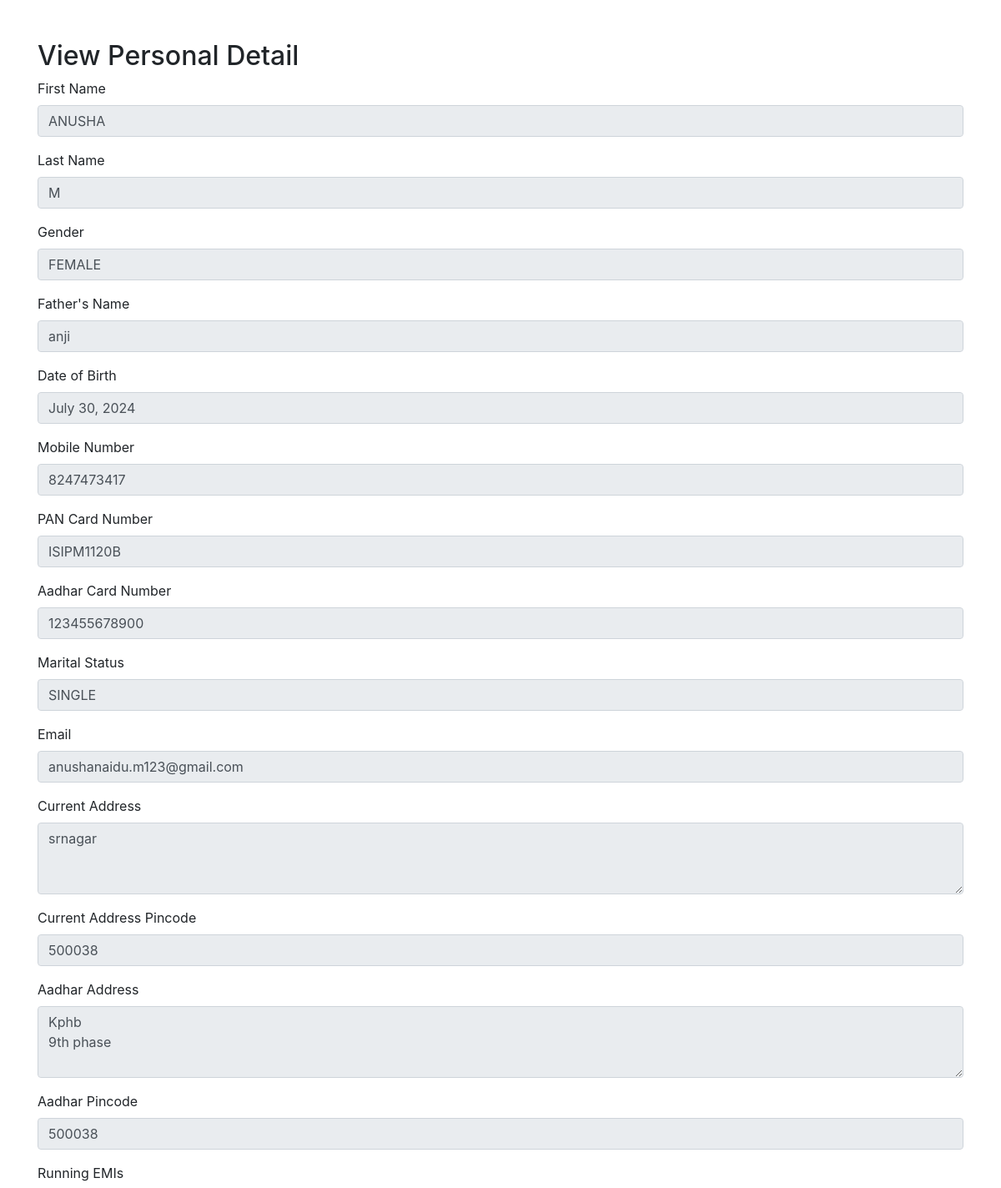
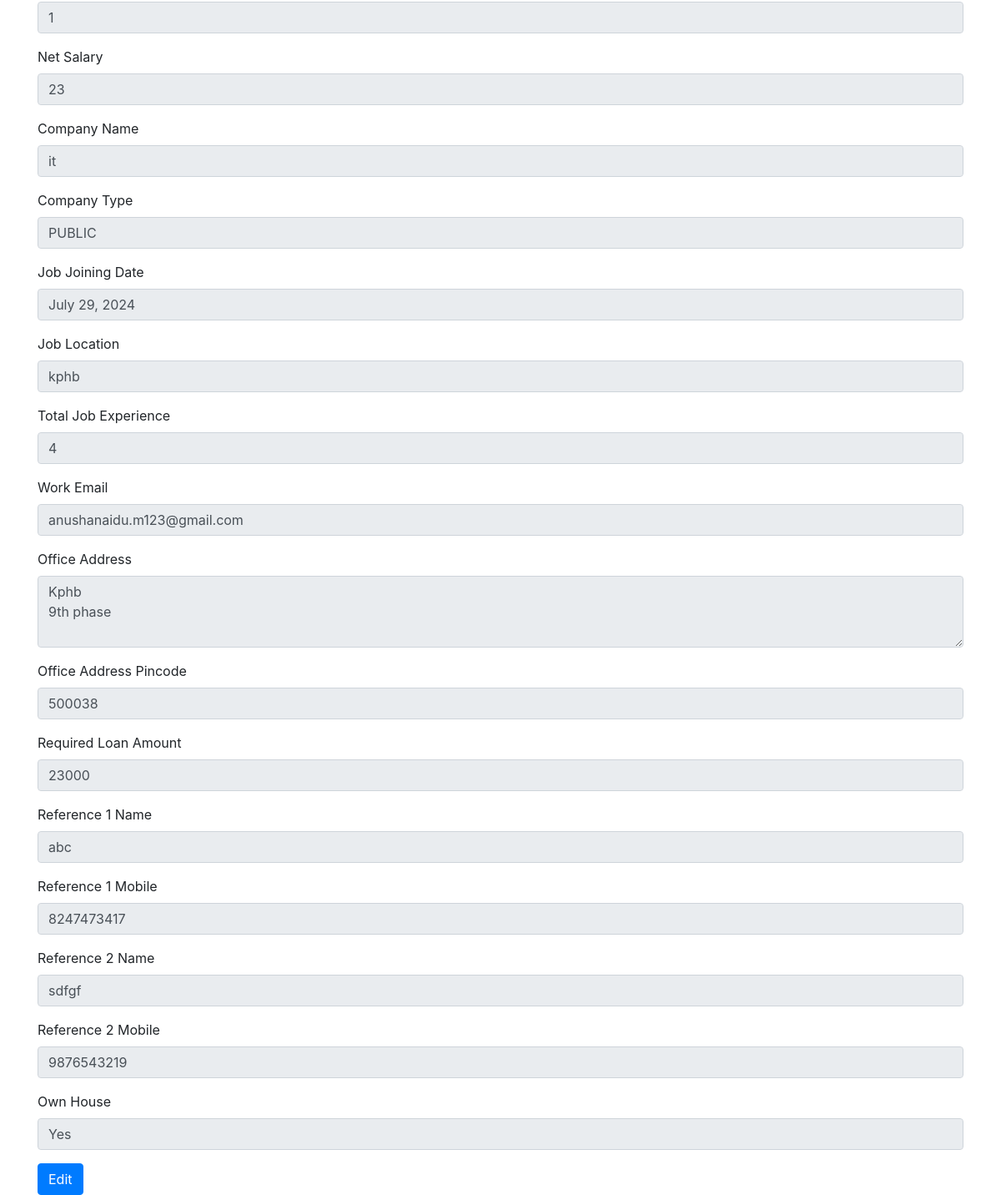
/pl/personal/1/view/, run on the app's committed database (2 pictures, top to bottom).
### ravi/models.py (models this page shows, shortened)
class PersonalDetail(models.Model):
    GENDER_CHOICES = [
        ('FEMALE', 'Female'),
        ('MALE', 'Male'),
        ('OTHER', 'Other'),
    ]
    MARITAL_STATUS_CHOICES = [
        ('SINGLE', 'Single'),
        ('MARRIED', 'Married'),
    ]
    COMPANY_TYPE_CHOICES = [
        ('PUBLIC', 'Public'),
        ('PRIVATE', 'Private'),
        ('GOVERNMENT', 'Government'),
        ('SELF_EMPLOYED', 'Self-employed'),
        ('OTHER', 'Other'),
    ]
    first_name = models.CharField(max_length=100, validators=[validate_only_letters])
    last_name = models.CharField(max_length=100, validators=[validate_only_letters])
    gender = models.CharField(max_length=10, choices=GENDER_CHOICES)
    father_name = models.CharField(max_length=100,validators=[validate_only_letters])
    date_of_birth = models.DateField(validators=[validate_date])
    mobile_number = models.CharField(max_length=10, validators=[validate_mobile_number])
    pan_card_number = models.CharField(max_length=10, validators=[validate_pan])
    aadhar_card_number = models.CharField(max_length=12, validators=[validate_aadhar_number])
    marital_status = models.CharField(max_length=10, choices=MARITAL_STATUS_CHOICES)
    email = models.EmailField(validators=[validate_email])
    current_address = models.TextField(validators=[validate_address])
    current_address_pincode = models.CharField(max_length=6,validators= [validate_pincode])
    aadhar_address = models.TextField(validators=[validate_address])
    aadhar_pincode = models.CharField(max_length=6,validators= [validate_pincode])
    running_emis = models.CharField(max_length=10, validators=[validate_amount])
    net_salary = models.CharField(max_length=10, validators=[validate_amount])
    company_name = models.CharField(max_length=100,validators=[validate_only_letters])
    company_type = models.CharField(max_length=20, choices=COMPANY_TYPE_CHOICES)
    job_joining_date = models.DateField()
    job_location = models.CharField(max_length=100)
    total_job_experience = models.IntegerField()
    work_email = models.EmailField(validators=[validate_email])
    office_address = models.TextField(validators=[validate_address])
    office_address_pincode = models.CharField(max_length=6,validators= [validate_pincode])
    required_loan_amount = models.CharField(max_length=10, validators=[validate_amount])
    ref1_name = models.CharField(max_length=100,validators=[validate_only_letters])
    ref1_mobile = models.CharField(max_length=10, validators=[validate_mobile_number])
    ref2_name = models.CharField(max_length=100,validators=[validate_only_letters])
    ref2_mobile = models.CharField(max_length=10, validators=[validate_mobile_number])
    own_house = models.BooleanField()
    random_number = models.CharField(max_length=10, blank=True, null=True)

### ravi/views.py (the view)
# urls.py: path('personal/<int:pk>/view/', views.view_personal_detail_view, name='view_personal_detail'),
def view_personal_detail_view(request, pk):
    personal_detail = get_object_or_404(PersonalDetail, pk=pk)
    return render(request, 'admin/view_personal_detail.html', {'personal_detail': personal_detail})

### ravi/templates/admin/view_personal_detail.html (shortened to what this page needs)
<!DOCTYPE html>
<html>
<head>
    <link rel="stylesheet" href="https://maxcdn.bootstrapcdn.com/bootstrap/4.0.0/css/bootstrap.min.css">
</head>
<body>
    <div class="container mt-5">
        <h2>View Personal Detail</h2>
        <form method="post" action="{% url 'update_personal_detail' personal_detail.id %}">
            <div class="form-group">
                <label for="first_name">First Name</label>
                <input type="text" class="form-control" id="first_name" name="first_name" value="{{ personal_detail.first_name }}" readonly>
            </div>
            <div class="form-group">
                <label for="last_name">Last Name</label>
                <input type="text" class="form-control" id="last_name" name="last_name" value="{{ personal_detail.last_name }}" readonly>
            </div>
            <div class="form-group">
                <label for="gender">Gender</label>
                <input type="text" class="form-control" id="gender" name="gender" value="{{ personal_detail.gender }}" readonly>
            </div>
            <div class="form-group">
                <label for="father_name">Father's Name</label>
                <input type="text" class="form-control" id="father_name" name="father_name" value="{{ personal_detail.father_name }}" readonly>
            </div>
            <div class="form-group">
                <label for="date_of_birth">Date of Birth</label>
                <input type="text" class="form-control" id="date_of_birth" name="date_of_birth" value="{{ personal_detail.date_of_birth }}" readonly>
            </div>
            <div class="form-group">
                <label for="mobile_number">Mobile Number</label>
                <input type="text" class="form-control" id="mobile_number" name="mobile_number" value="{{ personal_detail.mobile_number }}" readonly>
            </div>
            <div class="form-group">
                <label for="pan_card_number">PAN Card Number</label>
                <input type="text" class="form-control" id="pan_card_number" name="pan_card_number" value="{{ personal_detail.pan_card_number }}" readonly>
            </div>
            <div class="form-group">
                <label for="aadhar_card_number">Aadhar Card Number</label>
                <input type="text" class="form-control" id="aadhar_card_number" name="aadhar_card_number" value="{{ personal_detail.aadhar_card_number }}" readonly>
            </div>
            <div class="form-group">
                <label for="marital_status">Marital Status</label>
                <input type="text" class="form-control" id="marital_status" name="marital_status" value="{{ personal_detail.marital_status }}" readonly>
            </div>
            <div class="form-group">
                <label for="email">Email</label>
                <input type="email" class="form-control" id="email" name="email" value="{{ personal_detail.email }}" readonly>
            </div>
            <div class="form-group">
                <label for="current_address">Current Address</label>
                <textarea class="form-control" id="current_address" name="current_address" rows="3" readonly>{{ personal_detail.current_address }}</textarea>
            </div>
            <div class="form-group">
                <label for="current_address_pincode">Current Address Pincode</label>
                <input type="text" class="form-control" id="current_address_pincode" name="current_address_pincode" value="{{ personal_detail.current_address_pincode }}" readonly>
            </div>
            <div class="form-group">
                <label for="aadhar_address">Aadhar Address</label>
                <textarea class="form-control" id="aadhar_address" name="aadhar_address" rows="3" readonly>{{ personal_detail.aadhar_address }}</textarea>
            </div>
            <div class="form-group">
                <label for="aadhar_pincode">Aadhar Pincode</label>
                <input type="text" class="form-control" id="aadhar_pincode" name="aadhar_pincode" value="{{ personal_detail.aadhar_pincode }}" readonly>
            </div>
            <div class="form-group">
                <label for="running_emis">Running EMIs</label>
                <input type="text" class="form-control" id="running_emis" name="running_emis" value="{{ personal_detail.running_emis }}" readonly>
            </div>
            <div class="form-group">
                <label for="net_salary">Net Salary</label>
                <input type="text" class="form-control" id="net_salary" name="net_salary" value="{{ personal_detail.net_salary }}" readonly>
            </div>
            <div class="form-group">
                <label for="company_name">Company Name</label>
                <input type="text" class="form-control" id="company_name" name="company_name" value="{{ personal_detail.company_name }}" readonly>
            </div>
            <div class="form-group">
                <label for="company_type">Company Type</label>
                <input type="text" class="form-control" id="company_type" name="company_type" value="{{ personal_detail.company_type }}" readonly>
            </div>
            <div class="form-group">
                <label for="job_joining_date">Job Joining Date</label>
                <input type="text" class="form-control" id="job_joining_date" name="job_joining_date" value="{{ personal_detail.job_joining_date }}" readonly>
            </div>
            <div class="form-group">
                <label for="job_location">Job Location</label>
                <input type="text" class="form-control" id="job_location" name="job_location" value="{{ personal_detail.job_location }}" readonly>
            </div>
            <div class="form-group">
                <label for="total_job_experience">Total Job Experience</label>
                <input type="text" class="form-control" id="total_job_experience" name="total_job_experience" value="{{ personal_detail.total_job_experience }}" readonly>
            </div>
            <div class="form-group">
                <label for="work_email">Work Email</label>
                <input type="email" class="form-control" id="work_email" name="work_email" value="{{ personal_detail.work_email }}" readonly>
            </div>
            <div class="form-group">
                <label for="office_address">Office Address</label>
                <textarea class="form-control" id="office_address" name="office_address" rows="3" readonly>{{ personal_detail.office_address }}</textarea>
            </div>
            <div class="form-group">
                <label for="office_address_pincode">Office Address Pincode</label>
                <input type="text" class="form-control" id="office_address_pincode" name="office_address_pincode" value="{{ personal_detail.office_address_pincode }}" readonly>
            </div>
            <div class="form-group">
                <label for="required_loan_amount">Required Loan Amount</label>
                <input type="text" class="form-control" id="required_loan_amount" name="required_loan_amount" value="{{ personal_detail.required_loan_amount }}" readonly>
            </div>
            <div class="form-group">
                <label for="ref1_name">Reference 1 Name</label>
                <input type="text" class="form-control" id="ref1_name" name="ref1_name" value="{{ personal_detail.ref1_name }}" readonly>
            </div>
            <div class="form-group">
                <label for="ref1_mobile">Reference 1 Mobile</label>
                <input type="text" class="form-control" id="ref1_mobile" name="ref1_mobile" value="{{ personal_detail.ref1_mobile }}" readonly>
            </div>
            <div class="form-group">
                <label for="ref2_name">Reference 2 Name</label>
                <input type="text" class="form-control" id="ref2_name" name="ref2_name" value="{{ personal_detail.ref2_name }}" readonly>
            </div>
            <div class="form-group">
                <label for="ref2_mobile">Reference 2 Mobile</label>
                <input type="text" class="form-control" id="ref2_mobile" name="ref2_mobile" value="{{ personal_detail.ref2_mobile }}" readonly>
            </div>
            <div class="form-group">
                <label for="own_house">Own House</label>
                <input type="text" class="form-control" id="own_house" name="own_house" value="{{ personal_detail.own_house|yesno:"Yes,No" }}" readonly>
            </div>
            <a href="{% url 'update_personal_detail' personal_detail.id %}" class="btn btn-primary">Edit</a>
        </form>
    </div>
</body>
</html>

### data on the page
PersonalDetail: first_name "ANUSHA", last_name "M", gender "FEMALE", father_name "anji", date_of_birth "July 30, 2024", mobile_number "8247473417", pan_card_number "ISIPM1120B", aadhar_card_number "123455678900", marital_status "SINGLE", email "anushanaidu.m123@gmail.com", current_address "srnagar", current_address_pincode "500038", aadhar_address "Kphb 9th phase", aadhar_pincode "500038", running_emis "1", net_salary "23", company_name "it", company_type "PUBLIC", job_joining_date "July 29, 2024", job_location "kphb", total_job_experience "4", work_email "anushanaidu.m123@gmail.com", office_address "Kphb 9th phase", office_address_pincode "500038", required_loan_amount "23000", ref1_name "abc", ref1_mobile "8247473417", ref2_name "sdfgf", ref2_mobile "9876543219", own_house "Yes"
